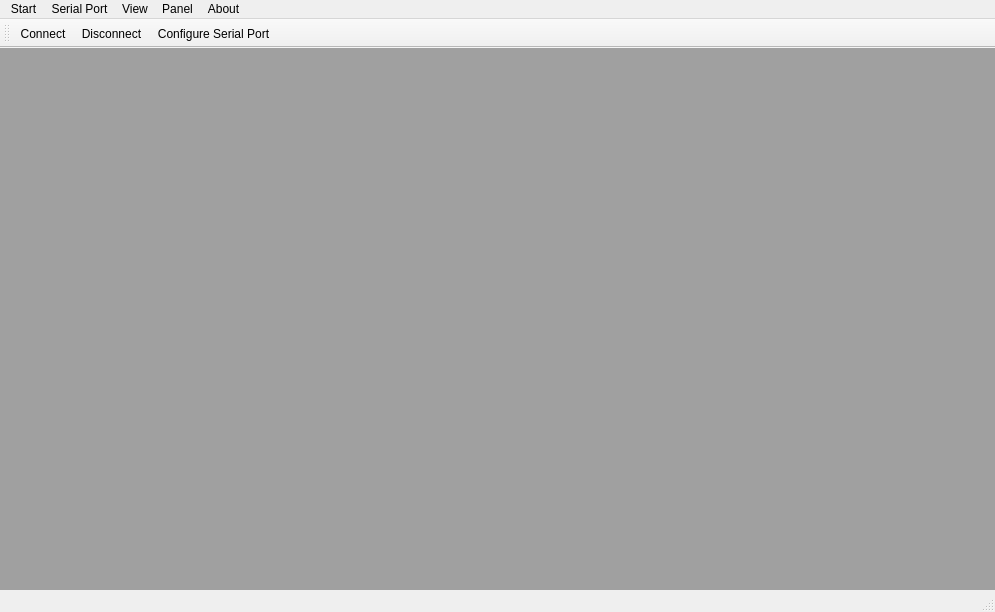
<?xml version="1.0" encoding="UTF-8"?>
<ui version="4.0">
 <class>MainWindow</class>
 <widget class="QMainWindow" name="MainWindow">
  <property name="geometry">
   <rect>
    <x>0</x>
    <y>0</y>
    <width>995</width>
    <height>612</height>
   </rect>
  </property>
  <property name="windowTitle">
   <string>Robot Commander</string>
  </property>
  <property name="windowIcon">
   <iconset resource="RobotCommander.qrc">
    <normaloff>:/icon/icon.png</normaloff>:/icon/icon.png</iconset>
  </property>
  <widget class="MapWidget" name="centralwidget">
   <property name="styleSheet">
    <string notr="true">background-color:rgb(160, 160, 160)</string>
   </property>
  </widget>
  <widget class="QMenuBar" name="menubar">
   <property name="geometry">
    <rect>
     <x>0</x>
     <y>0</y>
     <width>995</width>
     <height>34</height>
    </rect>
   </property>
   <widget class="QMenu" name="menuFile">
    <property name="title">
     <string>Start</string>
    </property>
    <addaction name="actionConfigure"/>
    <addaction name="separator"/>
    <addaction name="actionQuit"/>
   </widget>
   <widget class="QMenu" name="menuSerial">
    <property name="title">
     <string>Serial Port</string>
    </property>
    <addaction name="actionConnect"/>
    <addaction name="actionDisconnect"/>
    <addaction name="separator"/>
    <addaction name="actionConfigureSerialPort"/>
   </widget>
   <widget class="QMenu" name="menuAbout">
    <property name="title">
     <string>About</string>
    </property>
    <addaction name="actionAbout"/>
    <addaction name="actionAbout_Qt"/>
   </widget>
   <widget class="QMenu" name="menuPanel">
    <property name="title">
     <string>Panel</string>
    </property>
   </widget>
   <widget class="QMenu" name="menuView">
    <property name="title">
     <string>View</string>
    </property>
    <addaction name="actionZoomIn"/>
    <addaction name="actionZoomOut"/>
    <addaction name="separator"/>
    <addaction name="actionViewNormal"/>
    <addaction name="actionViewSuitable"/>
    <addaction name="actionViewFilled"/>
   </widget>
   <addaction name="menuFile"/>
   <addaction name="menuSerial"/>
   <addaction name="menuView"/>
   <addaction name="menuPanel"/>
   <addaction name="menuAbout"/>
  </widget>
  <widget class="QStatusBar" name="statusbar"/>
  <widget class="QToolBar" name="mainToolBar">
   <attribute name="toolBarArea">
    <enum>TopToolBarArea</enum>
   </attribute>
   <attribute name="toolBarBreak">
    <bool>false</bool>
   </attribute>
   <addaction name="actionConnect"/>
   <addaction name="actionDisconnect"/>
   <addaction name="actionConfigureSerialPort"/>
  </widget>
  <action name="actionConnect">
   <property name="icon">
    <iconset resource="RobotCommander.qrc">
     <normaloff>:/icon/connect.png</normaloff>:/icon/connect.png</iconset>
   </property>
   <property name="text">
    <string>Connect</string>
   </property>
   <property name="shortcut">
    <string>Ctrl+O</string>
   </property>
  </action>
  <action name="actionDisconnect">
   <property name="icon">
    <iconset resource="RobotCommander.qrc">
     <normaloff>:/icon/disconnect.png</normaloff>:/icon/disconnect.png</iconset>
   </property>
   <property name="text">
    <string>Disconnect</string>
   </property>
   <property name="shortcut">
    <string>Ctrl+D</string>
   </property>
  </action>
  <action name="actionQuit">
   <property name="icon">
    <iconset theme="application-exit">
     <normaloff>.</normaloff>.</iconset>
   </property>
   <property name="text">
    <string>Quit</string>
   </property>
   <property name="shortcut">
    <string>Ctrl+Q</string>
   </property>
  </action>
  <action name="actionConfigureSerialPort">
   <property name="icon">
    <iconset resource="RobotCommander.qrc">
     <normaloff>:/icon/settings.png</normaloff>:/icon/settings.png</iconset>
   </property>
   <property name="text">
    <string>Configure Serial Port</string>
   </property>
   <property name="shortcut">
    <string>Alt+C</string>
   </property>
  </action>
  <action name="actionAbout">
   <property name="icon">
    <iconset resource="RobotCommander.qrc">
     <normaloff>:/icon/icon.png</normaloff>:/icon/icon.png</iconset>
   </property>
   <property name="text">
    <string>About</string>
   </property>
   <property name="shortcut">
    <string>Alt+A</string>
   </property>
  </action>
  <action name="actionAbout_Qt">
   <property name="icon">
    <iconset resource="RobotCommander.qrc">
     <normaloff>:/icon/QtProject-qtcreator.png</normaloff>:/icon/QtProject-qtcreator.png</iconset>
   </property>
   <property name="text">
    <string>About Qt</string>
   </property>
  </action>
  <action name="actionConfigure">
   <property name="icon">
    <iconset theme="configure">
     <normaloff>.</normaloff>.</iconset>
   </property>
   <property name="text">
    <string>Configure</string>
   </property>
   <property name="shortcut">
    <string>Ctrl+P</string>
   </property>
  </action>
  <action name="actionLittle_Sender">
   <property name="checkable">
    <bool>true</bool>
   </property>
   <property name="text">
    <string>Little Sender</string>
   </property>
  </action>
  <action name="actionConsole">
   <property name="checkable">
    <bool>true</bool>
   </property>
   <property name="text">
    <string>Console</string>
   </property>
  </action>
  <action name="actionZoomIn">
   <property name="icon">
    <iconset theme="zoom-in">
     <normaloff>.</normaloff>.</iconset>
   </property>
   <property name="text">
    <string>Zoom In</string>
   </property>
   <property name="shortcut">
    <string>Ctrl+=</string>
   </property>
  </action>
  <action name="actionZoomOut">
   <property name="icon">
    <iconset theme="zoom-out">
     <normaloff>.</normaloff>.</iconset>
   </property>
   <property name="text">
    <string>Zoom Out</string>
   </property>
   <property name="shortcut">
    <string>Ctrl+-</string>
   </property>
  </action>
  <action name="actionViewSuitable">
   <property name="checkable">
    <bool>true</bool>
   </property>
   <property name="text">
    <string>Suitable View</string>
   </property>
  </action>
  <action name="actionViewFilled">
   <property name="checkable">
    <bool>true</bool>
   </property>
   <property name="text">
    <string>Filled View</string>
   </property>
  </action>
  <action name="actionViewNormal">
   <property name="checkable">
    <bool>true</bool>
   </property>
   <property name="text">
    <string>Normal View</string>
   </property>
  </action>
 </widget>
 <customwidgets>
  <customwidget>
   <class>MapWidget</class>
   <extends>QWidget</extends>
   <header>mapwidget.h</header>
   <container>1</container>
  </customwidget>
 </customwidgets>
 <resources>
  <include location="RobotCommander.qrc"/>
 </resources>
 <connections/>
</ui>
